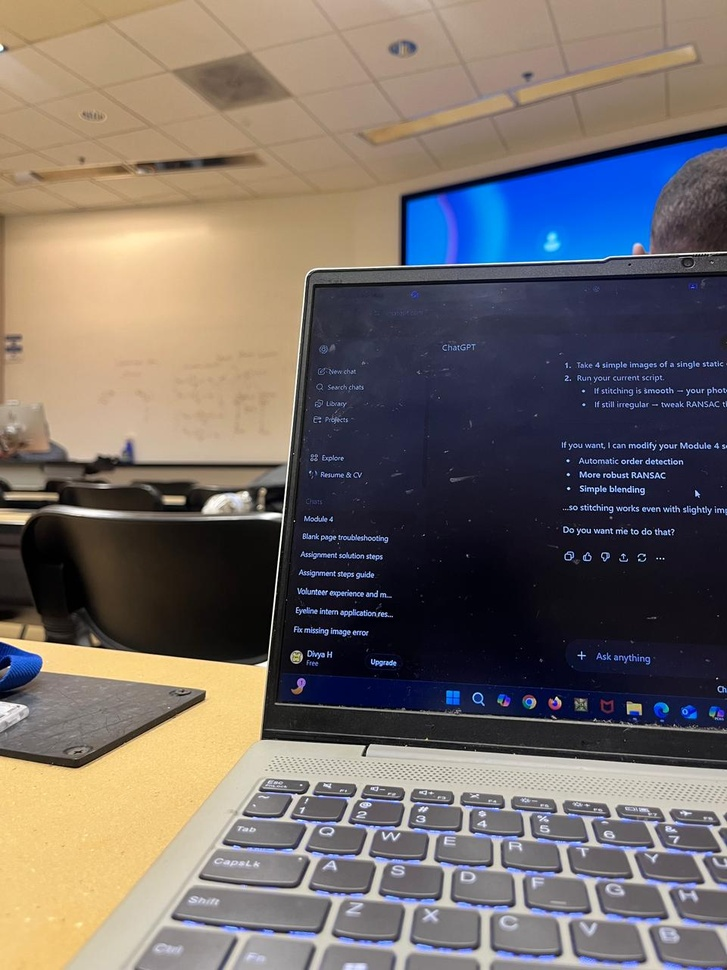
#> input picture module4/images_task1/img1.jpg, 727 x 970 px, shrunk from 960 x 1280 before the run
$ python -i sift_from_scratch.py   (imports and definitions only)   (older library calls are emulated)
#> lines starting #> are read from the running program, lines starting #| are printed output that depends on the picture
#> further down, picture is the input picture: shape (970, 727, 3); mean B, G, R 104.2, 107.6, 115.9
import cv2
import numpy as np

def compute_gradients(img):
    gray = cv2.cvtColor(img, cv2.COLOR_BGR2GRAY)
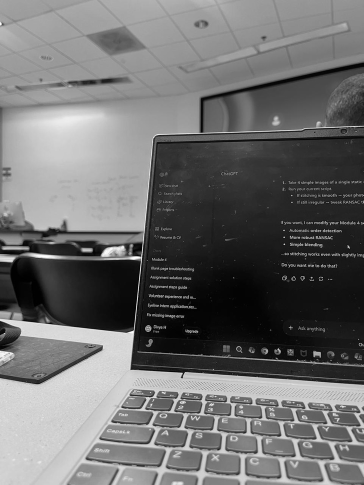
#> gray: shape (970, 727) (shown at 1/2 size); min 0, max 255, mean 109.7
    gray = np.float32(gray)
    gx = cv2.Sobel(gray, cv2.CV_32F, 1, 0, ksize=3)
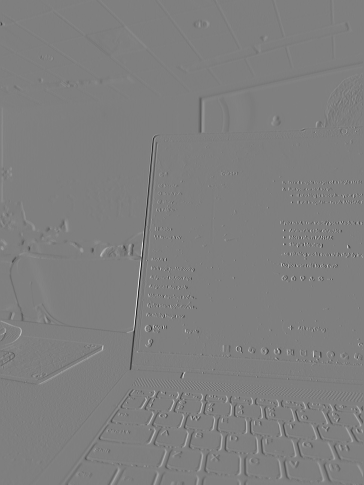
#> gx: shape (970, 727) float32 (shown at 1/2 size); min -1018, max 1020, mean -0.7; drawn with min black and max white
    gy = cv2.Sobel(gray, cv2.CV_32F, 0, 1, ksize=3)
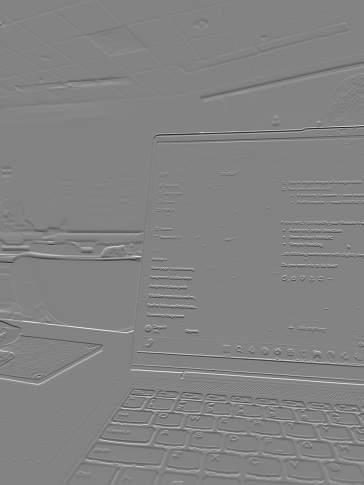
#> gy: shape (970, 727) float32 (shown at 1/2 size); min -1013, max 955, mean 0; drawn with min black and max white
    mag = cv2.magnitude(gx, gy)
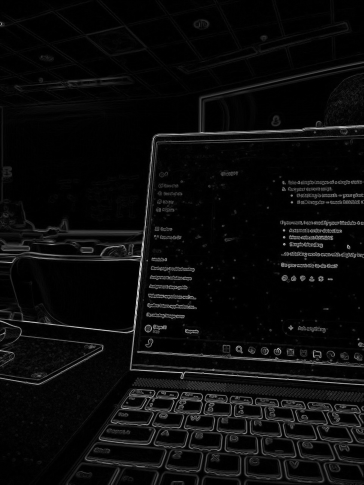
#> mag: shape (970, 727) float32 (shown at 1/2 size); min 0, max 1025.5, mean 46.8; drawn with min black and max white
    angle = cv2.phase(gx, gy, angleInDegrees=True)
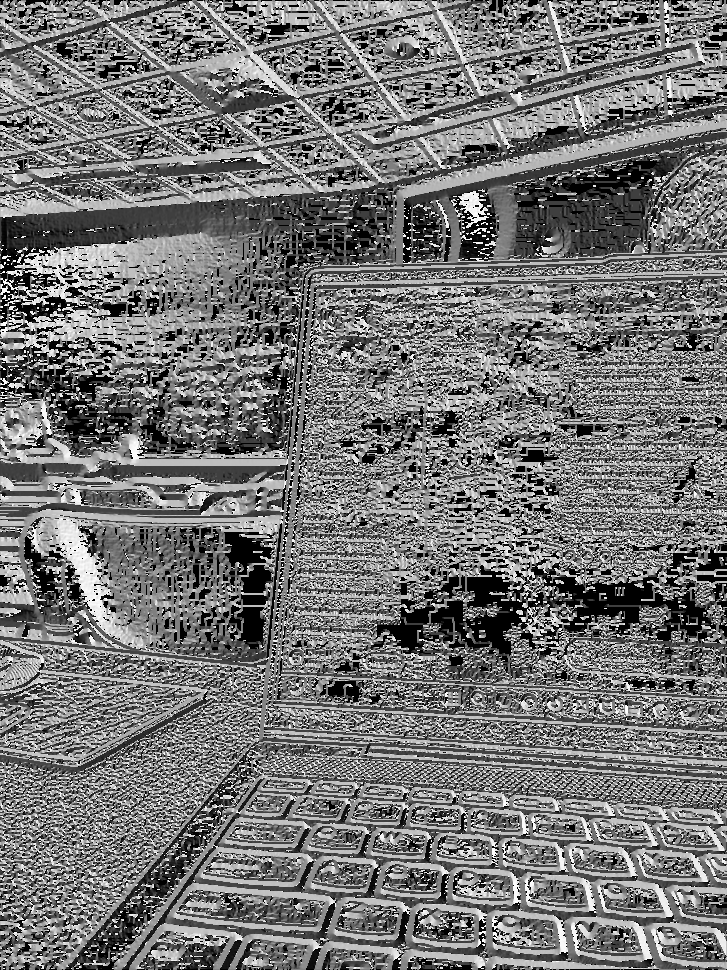
#> angle: shape (970, 727) float32; min 0, max 359.9, mean 165.2; drawn with min black and max white
    return mag, angle

# [35 lines left out: functions detect_keypoints, compute_descriptors, not called in this run]

>>> import cv2
>>> picture = cv2.imread('../images_task1/img1.jpg')
>>> result = compute_gradients(picture)

$ run again, on module4/images_task1/img3.jpg
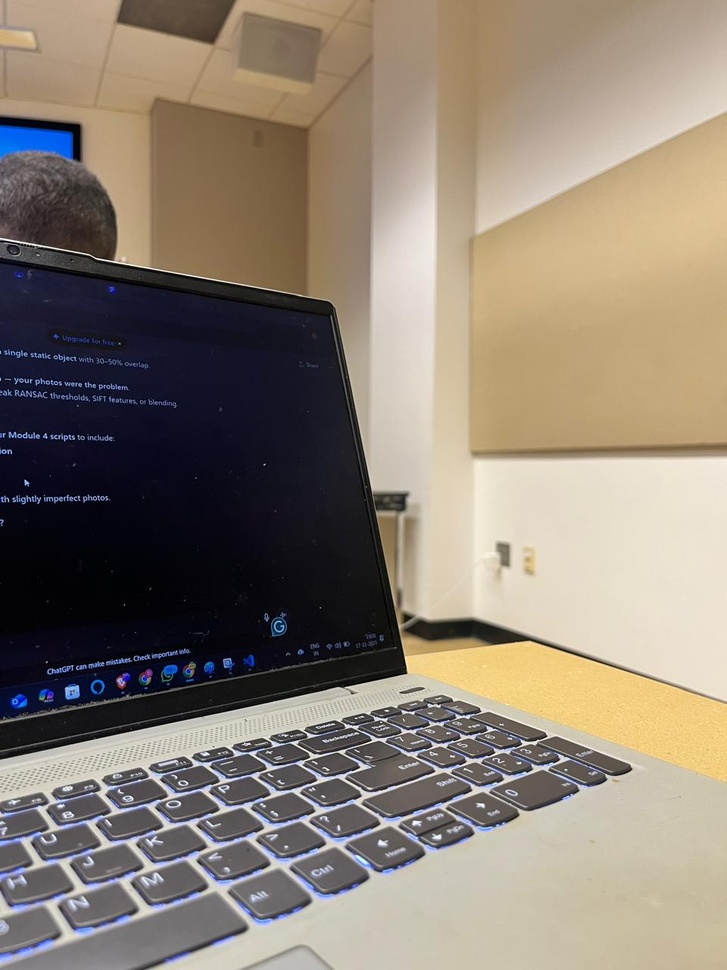
#> input picture module4/images_task1/img3.jpg, 727 x 970 px, shrunk from 960 x 1280 before the run
#> picture is the input picture: shape (970, 727, 3); mean B, G, R 115, 127.6, 138.6
#> in compute_gradients, `mag = cv2.magnitude(gx, gy)`:
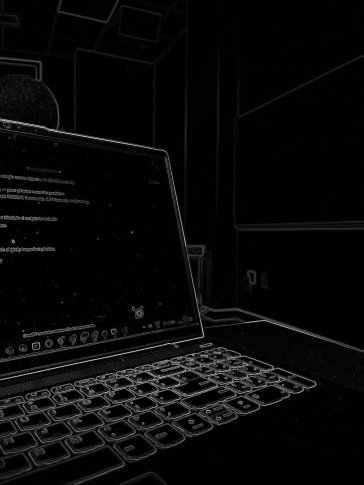
#> mag: shape (970, 727) float32 (shown at 1/2 size); min 0, max 1018.5, mean 37.6; drawn with min black and max white
#> in compute_gradients, `angle = cv2.phase(gx, gy, angleInDegrees=True)`:
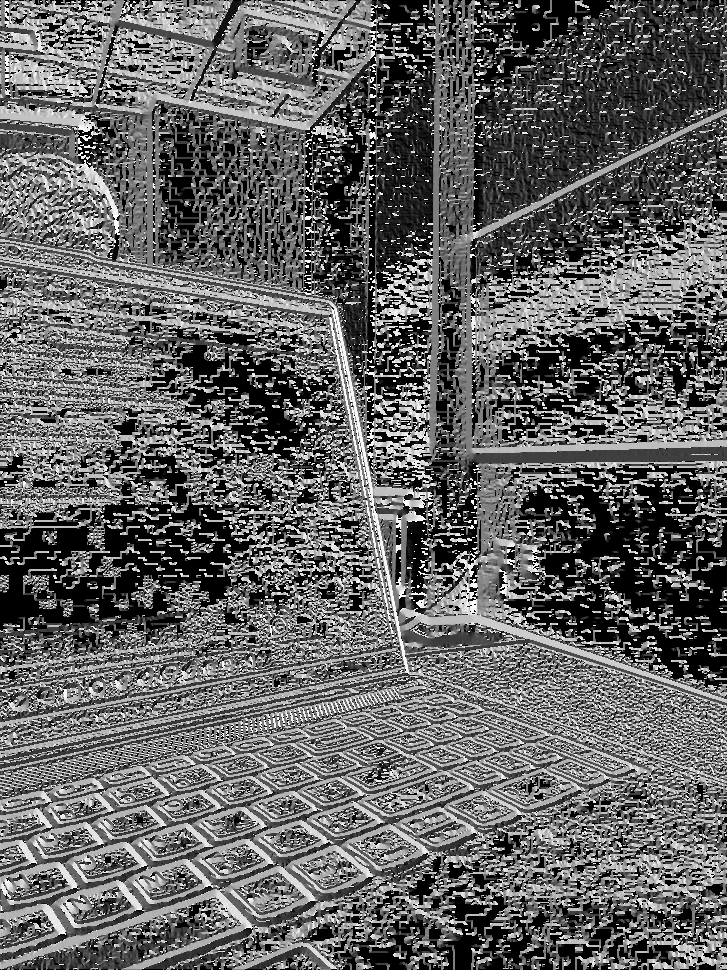
#> angle: shape (970, 727) float32; min 0, max 359.8, mean 140; drawn with min black and max white
